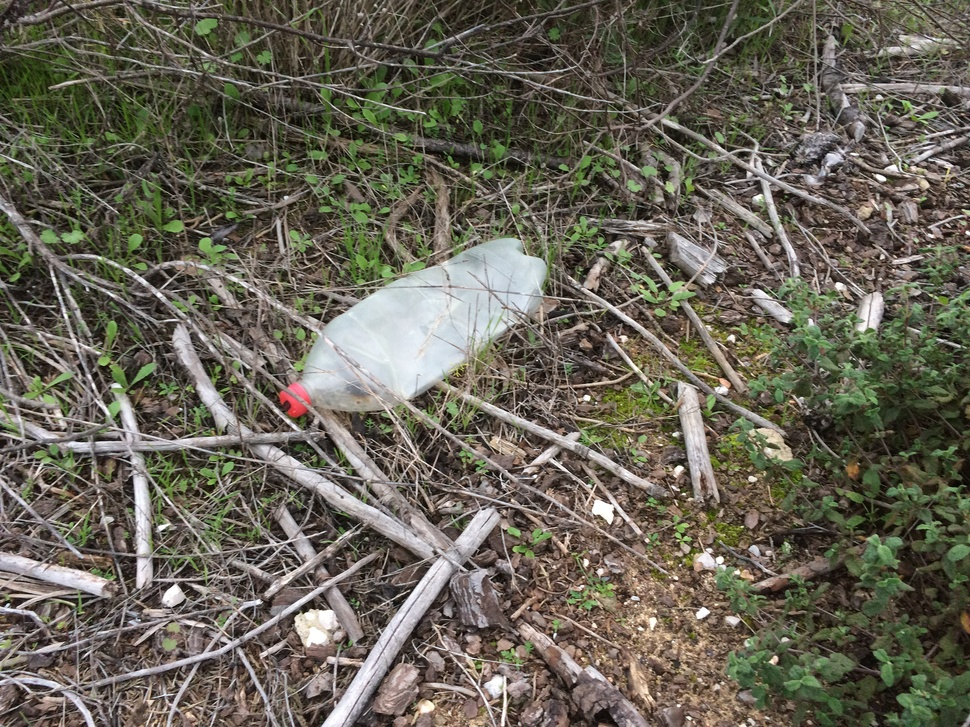
#> input picture dataset/raw/input_13b86bbcb8.jpeg, 970 x 727 px, shrunk from 3264 x 2448 before the run
$ python -i preprocessing.py   (imports and definitions only)
#> lines starting #> are read from the running program, lines starting #| are printed output that depends on the picture
import cv2
import numpy as np


def preprocess(img_gray: np.ndarray) -> np.ndarray:
    """
    Stage 2 — Preprocessing pipeline:
      1. CLAHE  : normalize local contrast
      2. Gaussian Blur (5x5) : suppress high-frequency noise
      3. Normalize  : scale pixel values to 0-255
    Returns preprocessed grayscale image.
    """
    clahe     = cv2.createCLAHE(clipLimit=2.0, tileGridSize=(8, 8))
    img_clahe = clahe.apply(img_gray)
    img_blur  = cv2.GaussianBlur(img_clahe, (5, 5), sigmaX=1)
    img_norm  = cv2.normalize(img_blur, None, 0, 255, cv2.NORM_MINMAX)
    return img_norm

>>> import cv2
>>> picture = cv2.imread('dataset/raw/input_13b86bbcb8.jpeg', cv2.IMREAD_GRAYSCALE)
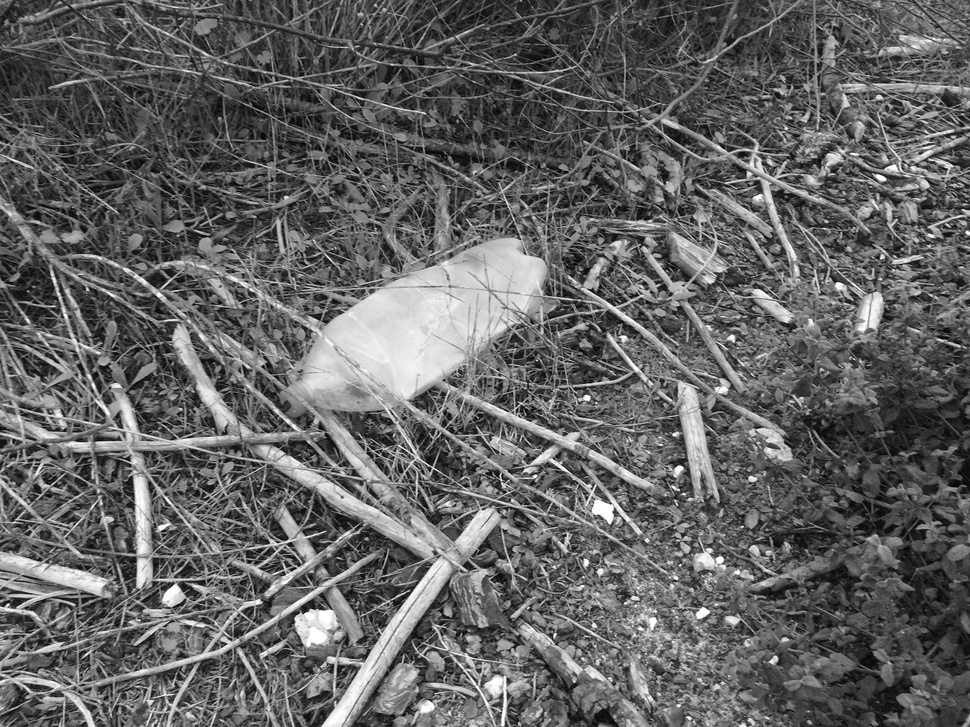
#> picture: shape (727, 970); min 0, max 255, mean 99
>>> result = preprocess(picture)
#> in preprocess, `img_clahe = clahe.apply(img_gray)`:
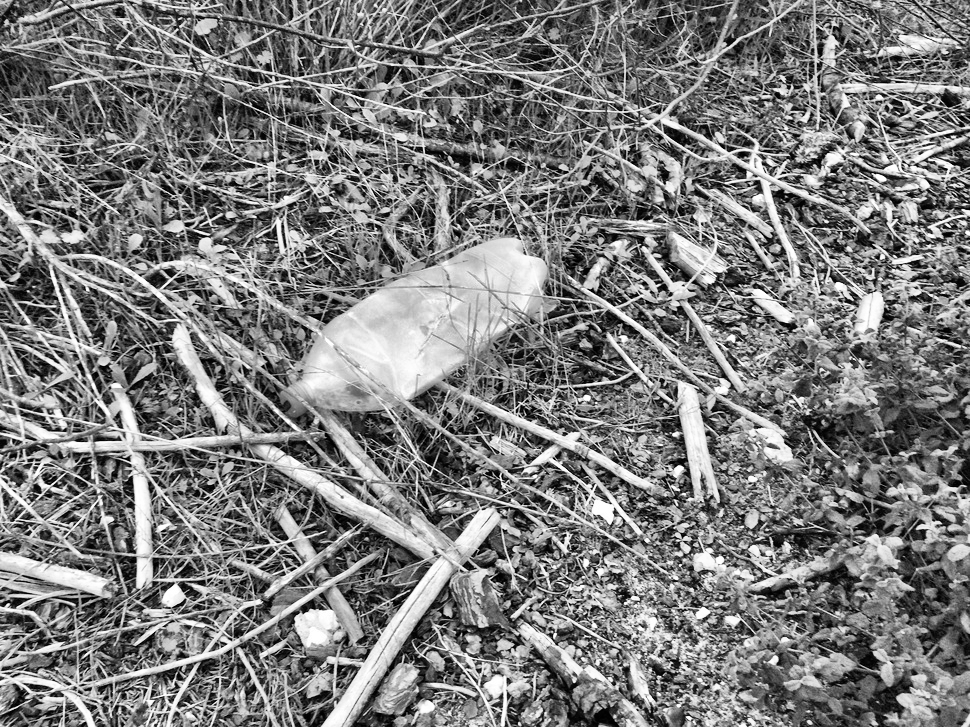
#> img_clahe: shape (727, 970); min 0, max 255, mean 123.9
